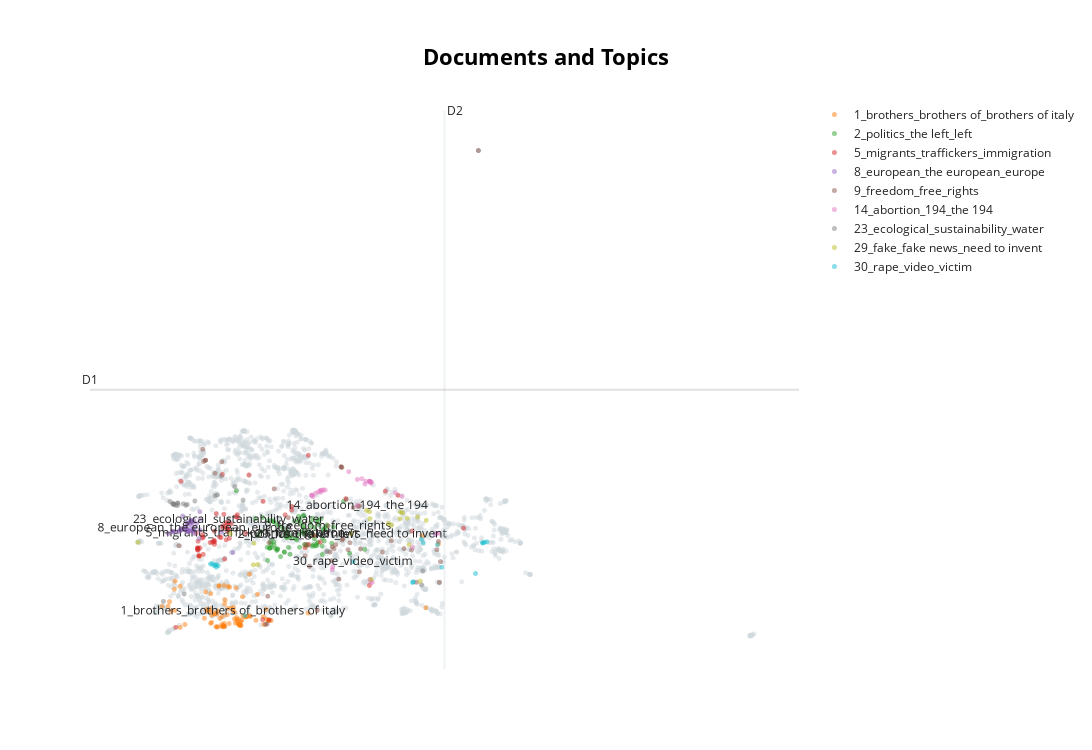

Here is the notebook cell this chart was saved with:
### Code cell
# sentence_model = SentenceTransformer("all-MiniLM-L6-v2")
# embeddings = sentence_model.encode(docs, show_progress_bar=False)
# reduced_embeddings = UMAP(n_neighbors=10, n_components=2, min_dist=0.0, metric='cosine').fit_transform(embeddings)

# This is a way of summarising the document using the original caption in a way to group the sentence
# could also use date
# adjusted_docs = ["<b>" + title + "</b><br>" + doc[:100] + "..." 
#                  for doc, title in zip(docs, titles)]
# documents_and_topics_fig = topic_model.visualize_documents(docs, topics=topics, custom_labels=True, adjusted_docs=adjusted_docs)

documents_and_topics_fig = topic_model.visualize_documents(docs, topics=topics, custom_labels=True)
documents_and_topics_fig.write_html(processed_dir + 'html/documents-and-topics.html')
documents_and_topics_fig
